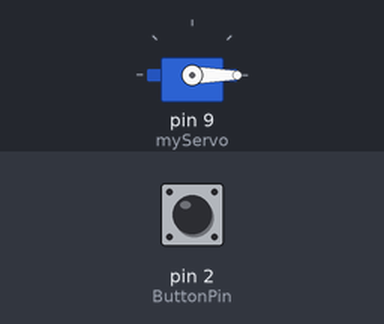
Recording of a sketch running on a simulated Arduino Uno, built with avr-gcc and run on an emulated ATmega328P. Shown: servo. The test bench sets the inputs (shaded band); at power-on: pin 2 (ButtonPin) HIGH. What the sketch prints to the serial monitor is not drawn.

Above: at 1.7 s.
1.8 s: pin 2 (ButtonPin) pulled LOW for 0.15 s
Timing chart, 0 to 4.8 s (numbered marks = the images above; inputs shaded):
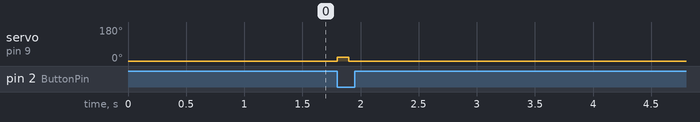

Measured:
- after the input at 1.8 s, servo on pin 9 (myServo): 0° → 20° at once, → 0° 0.10 s later

The sketch:

Projet6_Key_Servo.ino
```cpp
#include <Servo.h>

Servo myServo;
int releasePosition = 0;
int pressPosition = 20;
const int ButtonPin = 2;
boolean buttonState = false;

void setup() {
  Serial.begin(9600);  // Initialize serial communication
  myServo.attach(9);
  myServo.write(releasePosition);
  delay(500);
  pinMode(ButtonPin, INPUT_PULLUP);
}

void loop() {
  boolean newButtonState = digitalRead(ButtonPin);

  if (newButtonState != buttonState) {
    if (!newButtonState) {  // Button is pressed (because INPUT_PULLUP inverts logic)
      myServo.write(pressPosition);
      delay(100); // Adjust this delay as needed for your application
      myServo.write(releasePosition);
      Serial.println("a");  // Send 'a' to the computer over serial
    }
    buttonState = newButtonState;
  }
}
```
